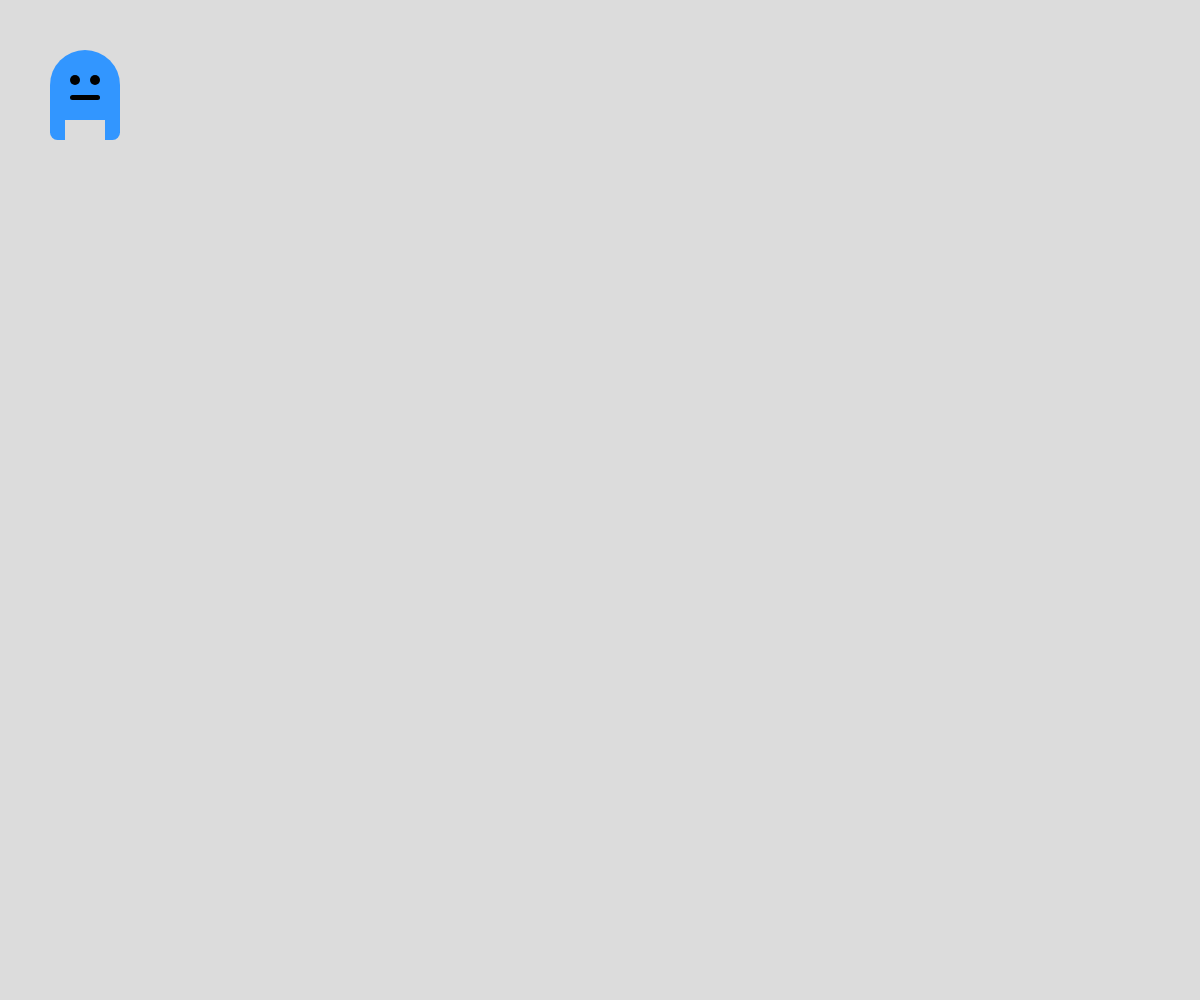
Frame 1 (no input)
Frame 60 (no input): identical to frame 1, image omitted
Frame 120 (the mouse pressed at the canvas centre since frame 60): identical to frame 1, image omitted

The p5.js sketch that drew this single still picture (run headless with seeded random() and noise() and a simulated clock; from frame 60 on, the mouse is pressed at the canvas centre):

// p5.js sketch
// ── sketch.js
// Drawing Challenge
// Ethan Spearey
// 2024-09-13

let rX = 50;
let rY = 50;

function setup()
{
  createCanvas(windowWidth, windowHeight);
}

function draw()
{
  background(220);

  //moving rectangle
  if(keyIsPressed)
  {
    if(key === "a")
    {
      rY += 10; //rY = rY + 10;
      if(rY > height) rY = 0;
    }
  }

  //Alien
  fill(50, 150, 255);
  noStroke();
  rect(rX, rY, 70, 70, 40, 40, 0, 0);
  rect(rX, 120, 15, 20, 0, 0, 0, 10);
  rect(105, 120, 15, 20, 0, 0, 10, 0);

  fill(0, 0, 0);
  noStroke();
  circle(75, 80, 10);
  circle(95, 80, 10);
  rect(70, 95, 30, 5, 40, 40, 40, 40);
}

function keyPressed()
{
  //Do NOT call this function! (It is automatic)
  if(keyCode===40) //Down Arrow
  {
    rY += 100;
    if(rY > height) rY = 0;
  }
}
